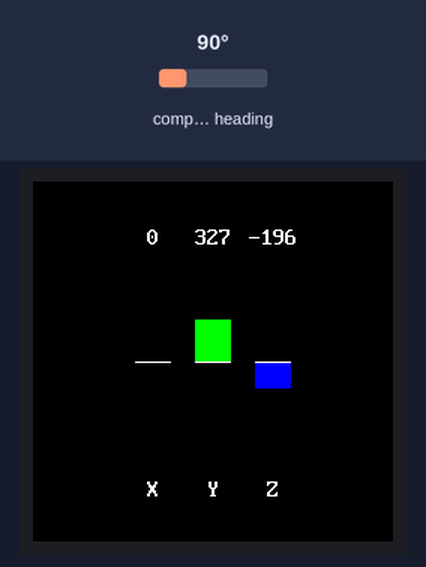
A program run on a simulated Raspberry Pi Pico running MicroPython. On the bench: 240×240 colour display. The test bench sets the inputs (shaded band); at power-on: compass heading 90°. Library files of the repository ran but are not shown: vga1_8x16.py, vga1_bold_16x32.py.

Above: at 1.4 s.
1.5 s: compass heading set to 7°
At 2.5 s:
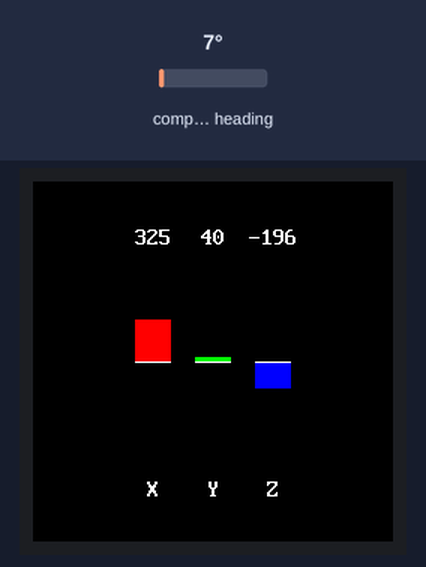
3.0 s: compass heading set to 180°
At 4.1 s:
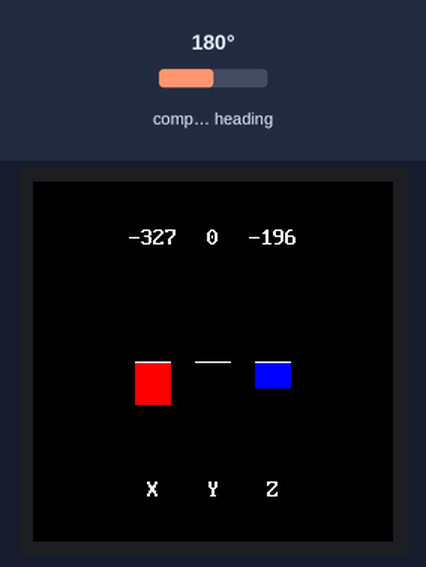
4.5 s: compass heading set to 269°
At 5.7 s:
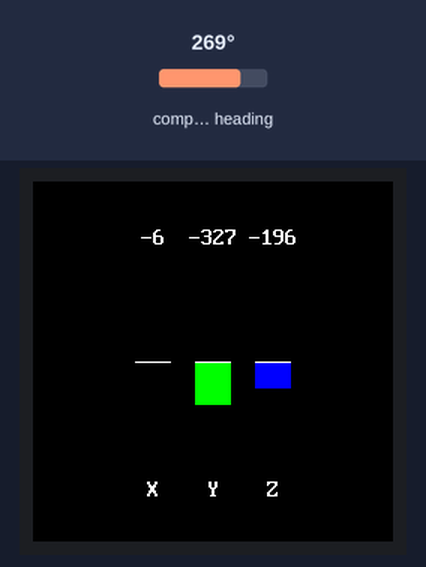
Timing chart, 0 to 7.5 s (numbered marks = the images above; inputs shaded):
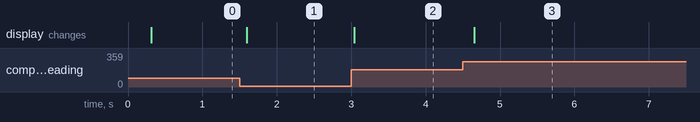

The program:

09-draw-bars.py
```python
import machine
import struct
import time
import config

# Lab 09: Draw Bars
# Turns X, Y, Z into three vertical bar graphs instead of three numbers -
# a bar you can read at a glance, without having to parse a number
# first. Each bar grows up from a center baseline for a positive
# reading, and down for a negative one, so the zero line itself carries
# information.
#
# Like lab 07, this redraws several times a second with no frame buffer
# to fall back on, so it never clears the whole screen. Only each bar's
# own column - value label, bar, and baseline tick - gets erased and
# redrawn every frame; the background, the outer baseline, and the
# static "X"/"Y"/"Z" letters are drawn once before the loop and never
# touched again.

# The HMC5883L's hardware I2C reads on this Pico return OSError 5 (EIO)
# even though a scan (lab 03) finds the chip fine - a clock-stretching
# quirk with this chip on the RP2040's hardware I2C peripheral.
# machine.SoftI2C (bit-banged) reads it reliably instead.
i2c = machine.SoftI2C(scl=machine.Pin(config.I2C_SCL_PIN),
                       sda=machine.Pin(config.I2C_SDA_PIN), freq=400000)

i2c.writeto_mem(config.HMC5883L_ADDRESS, config.CONFIG_A, bytes([0x70]))
i2c.writeto_mem(config.HMC5883L_ADDRESS, config.CONFIG_B, bytes([0x20]))
i2c.writeto_mem(config.HMC5883L_ADDRESS, config.MODE, bytes([0x00]))  # continuous
time.sleep_ms(100)

display = config.init_display()
WHITE = config.WHITE
BLACK = config.BLACK

# Raw HMC5883L readings at this gain typically run a few hundred counts
# indoors. FULL_SCALE sets what counts as "the bar is maxed out" -
# readings past it just clip at the top/bottom of the bar.
FULL_SCALE = 800
BASELINE_Y = config.CENTER_Y
MAX_BAR_HEIGHT = 70
BAR_WIDTH = 24
BAR_GAP = 16
BAR_SPACING = BAR_WIDTH + BAR_GAP  # 40 - center-to-center distance
FIRST_BAR_X = config.CENTER_X - (3 * BAR_WIDTH + 2 * BAR_GAP) // 2

AXES = [("X", config.RED), ("Y", config.GREEN), ("Z", config.BLUE)]
CENTERS = [FIRST_BAR_X + i * BAR_SPACING + BAR_WIDTH // 2 for i in range(3)]

# The per-frame clear/redraw column: exactly BAR_SPACING wide, so the
# three columns tile edge-to-edge with no gap and no overlap.
COLUMN_WIDTH = BAR_SPACING
VALUE_Y = BASELINE_Y - MAX_BAR_HEIGHT - 20   # value label sits above the bar
LABEL_Y = BASELINE_Y + MAX_BAR_HEIGHT + 8    # "X"/"Y"/"Z" sits below it
COLUMN_TOP = VALUE_Y
COLUMN_HEIGHT = (BASELINE_Y + MAX_BAR_HEIGHT) - COLUMN_TOP


def read_xyz():
    data = i2c.readfrom_mem(config.HMC5883L_ADDRESS, config.DATA_START, 6)
    x, z, y = struct.unpack(">hhh", data)
    return x, y, z


def bar_height(value):
    scaled = int(abs(value) * MAX_BAR_HEIGHT / FULL_SCALE)
    return min(scaled, MAX_BAR_HEIGHT)


def setup_static():
    """Draw everything that never changes, once, before the loop starts:
    the black background, the outer baseline, and the axis letters."""
    display.fill(BLACK)
    baseline_width = 3 * BAR_WIDTH + 2 * BAR_GAP + 16
    display.hline(FIRST_BAR_X - 8, BASELINE_Y, baseline_width, WHITE)
    for (label, _color), cx in zip(AXES, CENTERS):
        display.text(config.FONT, label, cx - 4, LABEL_Y, WHITE, BLACK)


def draw_bars(values):
    for (_label, color), value, cx in zip(AXES, values, CENTERS):
        bar_x = cx - BAR_WIDTH // 2
        column_x = cx - COLUMN_WIDTH // 2

        # Erase only this bar's own column, not the whole screen.
        display.fill_rect(column_x, COLUMN_TOP, COLUMN_WIDTH, COLUMN_HEIGHT, BLACK)

        display.hline(bar_x, BASELINE_Y, BAR_WIDTH, WHITE)
        height = bar_height(value)
        if value >= 0:
            display.fill_rect(bar_x, BASELINE_Y - height, BAR_WIDTH, height, color)
        else:
            display.fill_rect(bar_x, BASELINE_Y + 1, BAR_WIDTH, height, color)

        text = str(value)
        text_x = cx - (len(text) * 8) // 2
        display.text(config.FONT, text, text_x, VALUE_Y, WHITE, BLACK)


setup_static()

try:
    while True:
        x, y, z = read_xyz()
        draw_bars((x, y, z))
        time.sleep_ms(150)
except KeyboardInterrupt:
    print("Got ctrl-c, stopping")
```

config.py
```python
# Hardware configuration for the Smartwatch Compass (HMC5883L + GC9A01) kit.
# Every numbered lab in this folder imports its pins from here instead of
# hardcoding them, so the whole kit only needs to be described in one place.
#
# This kit pairs two boards already used elsewhere in this repo:
#   - the GC9A01 round display, wired exactly like the confirmed-working
#     "pico" wiring in src/kits/max98357a-amp/config.py (SPI0, GPIO2-6)
#   - the HMC5883L compass, the same chip as src/kits/compass-hmc5883l, but
#     moved off I2C1 (GPIO10/11) onto I2C0 (GPIO12/13) because GPIO2/3 are
#     now spoken for by the display's SPI clock/data lines.

from machine import Pin, SPI
import gc9a01
import vga1_8x16 as FONT           # 8x16 - no built-in font on this driver
import vga1_bold_16x32 as BIG_FONT  # 16x32 - readable from across the room, 15 chars max

# ---------------------------------------------------------------------------
# GC9A01 round display (240x240, SPI0)
# ---------------------------------------------------------------------------
#   Module pin   Pico pin
#   ----------   --------
#   SCL / CLK    GP2
#   SDA / MOSI   GP3
#   DC           GP4
#   CS           GP5
#   RST          GP6
#   VCC          3V3
#   GND          GND
WIDTH = 240
HEIGHT = 240
SPI_ID = 0
SCK_PIN = 2
MOSI_PIN = 3
DC_PIN = 4
CS_PIN = 5
RES_PIN = 6
BAUDRATE = 60_000_000

# RGB565: five bits of red, six of green, five of blue.
BLACK = 0x0000
WHITE = 0xFFFF
RED = 0xF800
GREEN = 0x07E0
BLUE = 0x001F

# The geometry of a round screen: the driver addresses a 240x240 square,
# but only the circle inscribed in it is visible. Keep drawing inside
# SAFE_RADIUS - the last few pixels out toward RADIUS sit under the bezel.
CENTER_X = WIDTH // 2   # 120
CENTER_Y = HEIGHT // 2  # 120
RADIUS = WIDTH // 2     # 120 -- the physical edge of the glass
SAFE_RADIUS = 112


def init_display():
    """Start the SPI bus and the GC9A01. Returns the display object.

    There is no frame buffer on this driver - every drawing call goes
    straight to the glass, and there is no show() to call afterwards."""
    spi = SPI(SPI_ID, baudrate=BAUDRATE, sck=Pin(SCK_PIN), mosi=Pin(MOSI_PIN))
    return gc9a01.GC9A01(
        spi,
        dc=Pin(DC_PIN, Pin.OUT),
        cs=Pin(CS_PIN, Pin.OUT),
        reset=Pin(RES_PIN, Pin.OUT),
        rotation=0)


# ---------------------------------------------------------------------------
# HMC5883L compass (I2C0)
# ---------------------------------------------------------------------------
#   VCC  -> Pico 3.3V OUT
#   GND  -> Pico GND
#   SDA  -> GPIO12 (I2C0 SDA)
#   SCL  -> GPIO13 (I2C0 SCL)
I2C_SDA_PIN = 12
I2C_SCL_PIN = 13
I2C_BUS = 0
HMC5883L_ADDRESS = 0x1E  # 30 decimal, fixed on this chip

CONFIG_A = 0x00
CONFIG_B = 0x01
MODE = 0x02
DATA_START = 0x03

# GP25 is the onboard LED on a Raspberry Pi Pico. Lab 02 blinks it.
LED_PIN = 25
```

Measured:
- after the input at 1.5 s, the display: changes after 0.10 s (image 1)
- after the input at 3.0 s, the display: changes at once (image 2)
- after the input at 4.5 s, the display: changes after 0.15 s (image 3)
